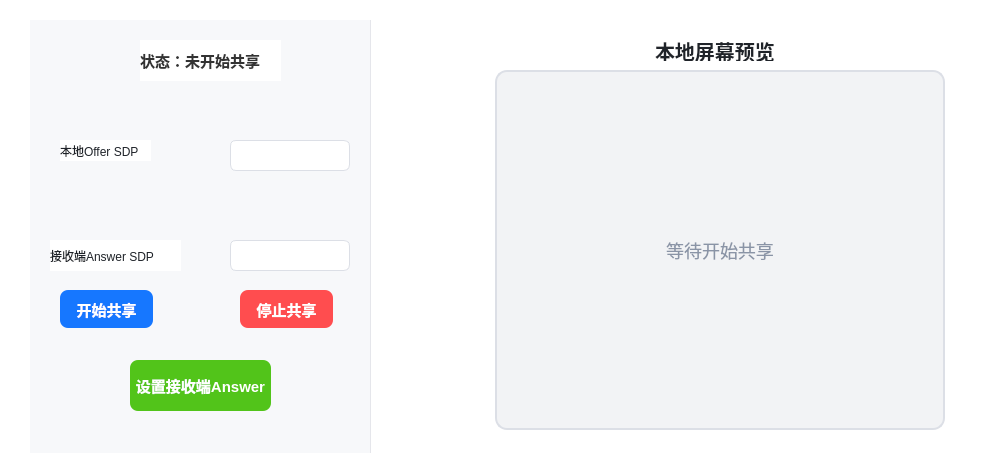
<?xml version="1.0" encoding="UTF-8"?>
<ui version="4.0">
 <class>SenderWindow</class>
 <widget class="QWidget" name="SenderWindow">
  <property name="geometry">
   <rect>
    <x>0</x>
    <y>0</y>
    <width>984</width>
    <height>473</height>
   </rect>
  </property>
  <property name="windowTitle">
   <string>Form</string>
  </property>
  <property name="styleSheet">
   <string notr="true">QWidget {
    background-color: white;
    font-family: &quot;Microsoft YaHei&quot;;
    color: #1f2329;
}

QWidget#leftPanel {
    background-color: #f7f8fa;
    border-right: 1px solid #e5e6eb;
}

QLabel#labelStatus {
    font-size: 15px;
    color: #333333;
    font-weight: bold;
}

QPushButton {
    border: none;
    border-radius: 8px;
    font-size: 15px;
    font-weight: bold;
    min-height: 38px;
}

QPushButton#btnStartShare {
    background-color: #1677ff;
    color: white;
}

QPushButton#btnStopShare {
    background-color: #ff4d4f;
    color: white;
}

QPushButton#btnSetAnswer {
    background-color: #52c41a;
    color: white;
}

QTextEdit {
    background-color: white;
    border: 1px solid #dcdfe6;
    border-radius: 6px;
    font-size: 12px;
}

QLabel#labelPreviewTitle {
    font-size: 20px;
    font-weight: bold;
}

QLabel#labelPreview {
    background-color: #f2f3f5;
    border: 2px solid #dcdfe6;
    border-radius: 12px;
    color: #8a94a6;
    font-size: 18px;
}</string>
  </property>
  <layout class="QHBoxLayout" name="horizontalLayout">
   <item>
    <widget class="QWidget" name="sender" native="true">
     <layout class="QHBoxLayout" name="horizontalLayout_2">
      <item>
       <widget class="QWidget" name="LeftPanel" native="true">
        <widget class="QWidget" name="leftPanel" native="true">
         <property name="geometry">
          <rect>
           <x>10</x>
           <y>0</y>
           <width>341</width>
           <height>451</height>
          </rect>
         </property>
         <widget class="QTextEdit" name="editRemoteAnswer">
          <property name="geometry">
           <rect>
            <x>200</x>
            <y>220</y>
            <width>120</width>
            <height>31</height>
           </rect>
          </property>
          <property name="minimumSize">
           <size>
            <width>120</width>
            <height>0</height>
           </size>
          </property>
         </widget>
         <widget class="QTextEdit" name="editLocalOffer">
          <property name="geometry">
           <rect>
            <x>200</x>
            <y>120</y>
            <width>120</width>
            <height>31</height>
           </rect>
          </property>
          <property name="minimumSize">
           <size>
            <width>120</width>
            <height>0</height>
           </size>
          </property>
         </widget>
         <widget class="QPushButton" name="btnStopShare">
          <property name="geometry">
           <rect>
            <x>210</x>
            <y>270</y>
            <width>93</width>
            <height>38</height>
           </rect>
          </property>
          <property name="text">
           <string>停止共享</string>
          </property>
         </widget>
         <widget class="QPushButton" name="btnStartShare">
          <property name="geometry">
           <rect>
            <x>30</x>
            <y>270</y>
            <width>93</width>
            <height>38</height>
           </rect>
          </property>
          <property name="text">
           <string>开始共享</string>
          </property>
         </widget>
         <widget class="QLabel" name="labelStatus">
          <property name="geometry">
           <rect>
            <x>110</x>
            <y>20</y>
            <width>141</width>
            <height>41</height>
           </rect>
          </property>
          <property name="text">
           <string>状态：未开始共享</string>
          </property>
         </widget>
         <widget class="QPushButton" name="btnSetAnswer">
          <property name="geometry">
           <rect>
            <x>100</x>
            <y>340</y>
            <width>141</width>
            <height>51</height>
           </rect>
          </property>
          <property name="text">
           <string>设置接收端Answer</string>
          </property>
         </widget>
         <widget class="QWidget" name="rightPanel" native="true">
          <property name="geometry">
           <rect>
            <x>390</x>
            <y>-1</y>
            <width>461</width>
            <height>431</height>
           </rect>
          </property>
         </widget>
         <widget class="QLabel" name="labelOfferTitle">
          <property name="geometry">
           <rect>
            <x>30</x>
            <y>120</y>
            <width>91</width>
            <height>21</height>
           </rect>
          </property>
          <property name="text">
           <string>本地Offer SDP</string>
          </property>
         </widget>
         <widget class="QLabel" name="labelAnswerTitle">
          <property name="geometry">
           <rect>
            <x>20</x>
            <y>220</y>
            <width>131</width>
            <height>31</height>
           </rect>
          </property>
          <property name="text">
           <string>接收端Answer SDP</string>
          </property>
         </widget>
        </widget>
       </widget>
      </item>
      <item>
       <widget class="QWidget" name="RightPanel" native="true">
        <widget class="QLabel" name="labelPreviewTitle">
         <property name="geometry">
          <rect>
           <x>160</x>
           <y>20</y>
           <width>131</width>
           <height>21</height>
          </rect>
         </property>
         <property name="text">
          <string>本地屏幕预览</string>
         </property>
        </widget>
        <widget class="QLabel" name="labelPreview">
         <property name="geometry">
          <rect>
           <x>0</x>
           <y>50</y>
           <width>450</width>
           <height>360</height>
          </rect>
         </property>
         <property name="text">
          <string>等待开始共享</string>
         </property>
         <property name="alignment">
          <set>Qt::AlignmentFlag::AlignCenter</set>
         </property>
        </widget>
       </widget>
      </item>
     </layout>
    </widget>
   </item>
  </layout>
 </widget>
 <resources/>
 <connections/>
</ui>
